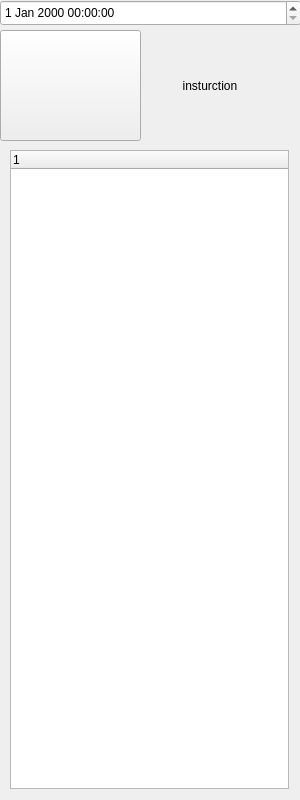
<?xml version="1.0" encoding="UTF-8"?>
<ui version="4.0">
 <class>MainWindow</class>
 <widget class="QMainWindow" name="MainWindow">
  <property name="geometry">
   <rect>
    <x>0</x>
    <y>0</y>
    <width>300</width>
    <height>800</height>
   </rect>
  </property>
  <property name="windowTitle">
   <string>MainWindow</string>
  </property>
  <widget class="QWidget" name="centralWidget">
   <widget class="QPushButton" name="pushButton">
    <property name="geometry">
     <rect>
      <x>0</x>
      <y>30</y>
      <width>141</width>
      <height>111</height>
     </rect>
    </property>
    <property name="text">
     <string/>
    </property>
    <property name="icon">
     <iconset resource="res.qrc">
      <normaloff>:/imag/logo.png</normaloff>:/imag/logo.png</iconset>
    </property>
    <property name="iconSize">
     <size>
      <width>100</width>
      <height>130</height>
     </size>
    </property>
   </widget>
   <widget class="QLabel" name="label">
    <property name="geometry">
     <rect>
      <x>146</x>
      <y>30</y>
      <width>151</width>
      <height>111</height>
     </rect>
    </property>
    <property name="text">
     <string>           insturction</string>
    </property>
   </widget>
   <widget class="QWidget" name="verticalLayoutWidget">
    <property name="geometry">
     <rect>
      <x>-1</x>
      <y>139</y>
      <width>301</width>
      <height>661</height>
     </rect>
    </property>
    <layout class="QVBoxLayout" name="verticalLayout">
     <item>
      <widget class="QTreeWidget" name="treeWidget">
       <column>
        <property name="text">
         <string/>
        </property>
       </column>
      </widget>
     </item>
    </layout>
   </widget>
   <widget class="QDateTimeEdit" name="dateTimeEdit">
    <property name="geometry">
     <rect>
      <x>0</x>
      <y>0</y>
      <width>301</width>
      <height>26</height>
     </rect>
    </property>
   </widget>
  </widget>
 </widget>
 <layoutdefault spacing="6" margin="11"/>
 <resources>
  <include location="res.qrc"/>
 </resources>
 <connections/>
</ui>
